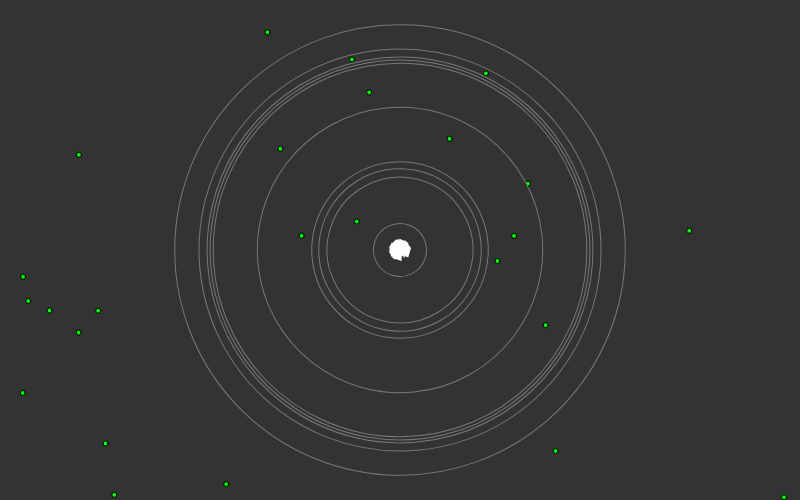
Frame 1 (no input)
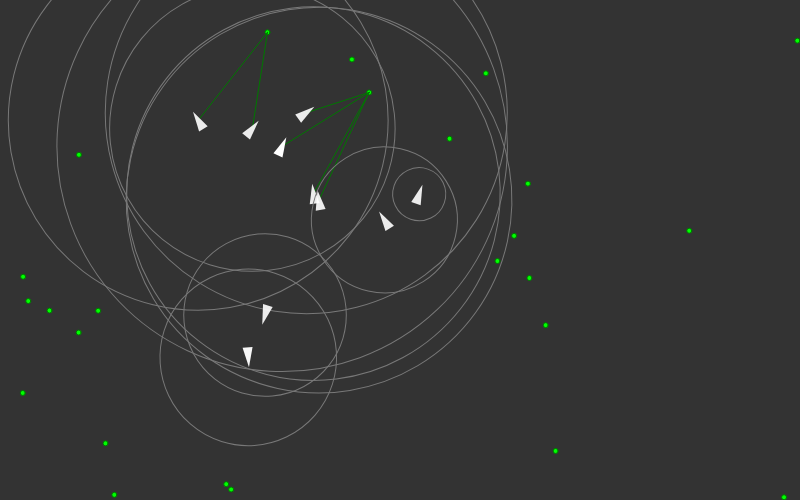
Frame 60 (no input)
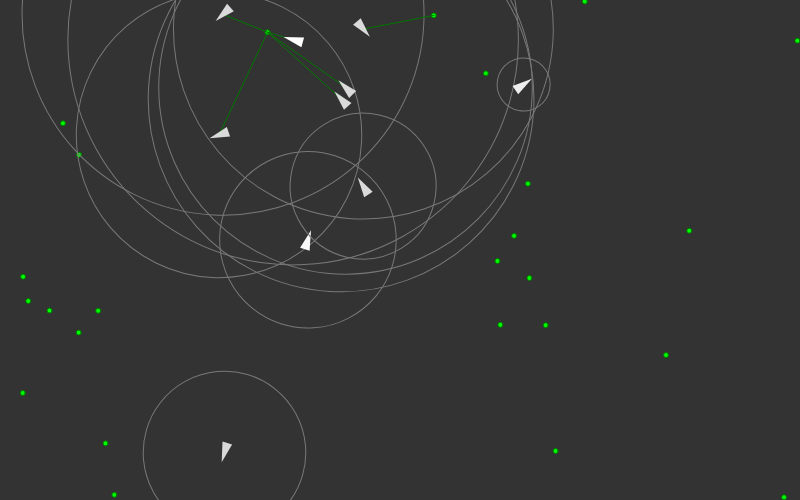
Frame 120 (the mouse pressed at the canvas centre since frame 60)

The p5.js sketch that drew these frames (run headless with seeded random() and noise() and a simulated clock; from frame 60 on, the mouse is pressed at the canvas centre):

// p5.js sketch
// ── sketch.js
const agents = [];
const targets = [];

function setup() {
    createCanvas(800, 500);

    for (let i = 0; i < 10; i++) {
        agents.push(new Agent(
            createVector(width / 2, height / 2),
            Dna.random()
        ));
    }

    for (let i = 0; i < 25; i++) {
        targets.push(randomPos());
    }
}

function draw() {
    background(51);

    fill(0, 255, 0);
    for (let target of targets) {
        ellipse(target.x, target.y, 5);
    }

    for (let i = agents.length - 1; i >= 0; i--) {
        const agent = agents[i];
        agent.draw();
        agent.seek(targets);
        agent.update();

        for (let i = 0; i < targets.length; i++) {
            if (agent.hits(targets[i])) {
                targets[i] = randomPos();
            }
        }

        if (agent.isDead()) {
            agents.splice(i,1);
        }
    }
}

function randomPos() {
    return createVector(random(width), random(height));
}
// ── agent.js
function Agent(position, dna) {
    this.pos = position;
    this.velocity = p5.Vector.random2D();
    this.accel = createVector(0, 0);
    this.r = 5;
    this.lockedTarged = null;

    this.maxSpeed = dna.genes[0];
    this.maxForce = dna.genes[1];
    this.range = dna.genes[2];
    this.maxRange = 200;
    this.life = 100;
}

Agent.prototype.seek = function (targets) {
    let minDist = Infinity;
    let closest = null;

    for (let target of targets) {
        const d = this.pos.dist(target);
        if (d > this.range) {
            continue;
        }

        if (d < minDist) {
            minDist = d;
            closest = target;
        }
    }

    this.lockedTarged = closest;

    if (!closest) {
        //this.range++;
        //this.range = constrain(this.range, 0, this.maxRange);
        return;
    }

    const optimal = p5.Vector.sub(closest, this.pos);
    const steer = p5.Vector.sub(optimal, this.velocity);
    this.applyForce(steer);
}

Agent.prototype.applyForce = function(force) {
    force.limit(this.maxForce);
    this.accel.add(force);
}

Agent.prototype.update = function (target) {
    if (this.pos.x < 0 || this.pos.x > width || this.pos.y < 0 || this.pos.y > height) {
        const center = createVector(width/2, height/2);
        const desired = p5.Vector.sub(center, this.pos);
        this.applyForce(p5.Vector.sub(desired, this.velocity));
    }
    this.velocity.add(this.accel);
    this.velocity.limit(this.maxSpeed);
    this.pos.add(this.velocity);
    this.accel.mult(0);
}

Agent.prototype.draw = function () {
    stroke(0, 120, 0);
    if (this.lockedTarged) {
        line(this.pos.x, this.pos.y, this.lockedTarged.x, this.lockedTarged.y);
    }
    push();
    fill(255, 255, 255, map(this.life, 0, 100, 0, 255));
    noStroke();
    translate(this.pos.x, this.pos.y);
    rotate(this.velocity.heading() + PI / 2);
    beginShape();
    vertex(0, -this.r * 2);
    vertex(-this.r, this.r * 2);
    vertex(this.r, this.r * 2);
    endShape(CLOSE);
    stroke(120);
    noFill();
    ellipse(0, 0, this.range * 2);
    pop();
   
}

Agent.prototype.hits = function (obj) {
    const hit = this.pos.dist(obj) <= this.r;
    if (hit) {
        this.life += 5;
    }
    return hit;
}

Agent.prototype.isDead = function() {
    this.life -= .15;
    return this.life <= 0;
}
// ── dna.js
function Dna(maxSpeed, maxForce, range) {
    this.genes = [maxSpeed, maxForce, range];
}

Dna.random = function() {
    return new Dna(random(1, 15), random(), random(10, height /2));
}
